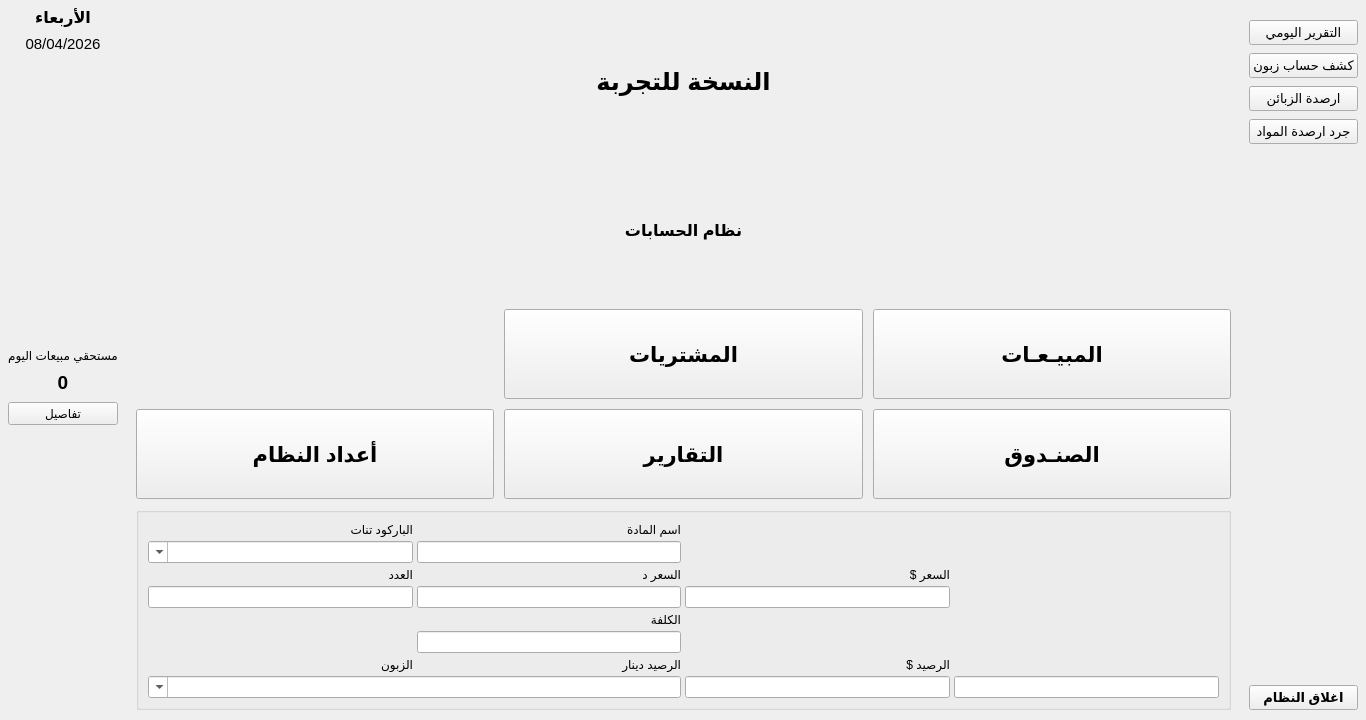
<?xml version="1.0" encoding="UTF-8"?>
<ui version="4.0">
 <class>MainWindow</class>
 <widget class="QMainWindow" name="MainWindow">
  <property name="geometry">
   <rect>
    <x>0</x>
    <y>0</y>
    <width>1366</width>
    <height>720</height>
   </rect>
  </property>
  <property name="windowTitle">
   <string>نظام المبيعات والمشتريات</string>
  </property>
  <property name="layoutDirection">
   <enum>Qt::RightToLeft</enum>
  </property>
  <widget class="QWidget" name="centralWidget">
   <layout class="QHBoxLayout" name="mainHLayout">
    <property name="spacing">
     <number>0</number>
    </property>
    <property name="margin" stdset="0">
     <number>0</number>
    </property>
    <item>
     <layout class="QVBoxLayout" name="leftVLayout">
      <property name="spacing">
       <number>8</number>
      </property>
      <property name="leftMargin">
       <number>8</number>
      </property>
      <property name="topMargin">
       <number>20</number>
      </property>
      <property name="rightMargin">
       <number>8</number>
      </property>
      <property name="bottomMargin">
       <number>10</number>
      </property>
      <item>
       <widget class="QPushButton" name="btnDailyReport">
        <property name="font">
         <font>
          <family>Tahoma</family>
          <pointsize>10</pointsize>
         </font>
        </property>
        <property name="text">
         <string>التقرير اليومي</string>
        </property>
       </widget>
      </item>
      <item>
       <widget class="QPushButton" name="btnCustomerStatement">
        <property name="font">
         <font>
          <family>Tahoma</family>
          <pointsize>10</pointsize>
         </font>
        </property>
        <property name="text">
         <string>كشف حساب زبون</string>
        </property>
       </widget>
      </item>
      <item>
       <widget class="QPushButton" name="btnCustomerBalances">
        <property name="font">
         <font>
          <family>Tahoma</family>
          <pointsize>10</pointsize>
         </font>
        </property>
        <property name="text">
         <string>ارصدة الزبائن</string>
        </property>
       </widget>
      </item>
      <item>
       <widget class="QPushButton" name="btnInventory">
        <property name="font">
         <font>
          <family>Tahoma</family>
          <pointsize>10</pointsize>
         </font>
        </property>
        <property name="text">
         <string>جرد ارصدة المواد</string>
        </property>
       </widget>
      </item>
      <item>
       <spacer>
        <property name="orientation">
         <enum>Qt::Vertical</enum>
        </property>
        <property name="sizeHint" stdset="0">
         <size>
          <width>20</width>
          <height>40</height>
         </size>
        </property>
       </spacer>
      </item>
      <item>
       <widget class="QPushButton" name="btnClose">
        <property name="font">
         <font>
          <family>Tahoma</family>
          <pointsize>10</pointsize>
          <bold>true</bold>
         </font>
        </property>
        <property name="text">
         <string>اغلاق النظام</string>
        </property>
       </widget>
      </item>
     </layout>
    </item>
    <item>
     <layout class="QVBoxLayout" name="centerVLayout">
      <property name="spacing">
       <number>8</number>
      </property>
      <property name="margin" stdset="0">
       <number>10</number>
      </property>
      <item>
       <widget class="QLabel" name="lblTrial">
        <property name="font">
         <font>
          <family>Tahoma</family>
          <pointsize>18</pointsize>
          <bold>true</bold>
         </font>
        </property>
        <property name="text">
         <string>النسخة للتجربة</string>
        </property>
        <property name="alignment">
         <set>Qt::AlignCenter</set>
        </property>
       </widget>
      </item>
      <item>
       <widget class="QLabel" name="lblCompany">
        <property name="font">
         <font>
          <family>Tahoma</family>
          <pointsize>12</pointsize>
          <bold>true</bold>
         </font>
        </property>
        <property name="text">
         <string>نظام الحسابات</string>
        </property>
        <property name="alignment">
         <set>Qt::AlignCenter</set>
        </property>
       </widget>
      </item>
      <item>
       <layout class="QGridLayout" name="btnGrid">
        <property name="spacing">
         <number>10</number>
        </property>
        <item row="0" column="0">
         <widget class="QPushButton" name="btnSales">
          <property name="minimumSize">
           <size>
            <width>160</width>
            <height>90</height>
           </size>
          </property>
          <property name="font">
           <font>
            <family>Tahoma</family>
            <pointsize>16</pointsize>
            <bold>true</bold>
           </font>
          </property>
          <property name="text">
           <string>المبيـعـات</string>
          </property>
         </widget>
        </item>
        <item row="0" column="1">
         <widget class="QPushButton" name="btnPurchases">
          <property name="minimumSize">
           <size>
            <width>160</width>
            <height>90</height>
           </size>
          </property>
          <property name="font">
           <font>
            <family>Tahoma</family>
            <pointsize>16</pointsize>
            <bold>true</bold>
           </font>
          </property>
          <property name="text">
           <string>المشتريات</string>
          </property>
         </widget>
        </item>
        <item row="1" column="0">
         <widget class="QPushButton" name="btnCashBox">
          <property name="minimumSize">
           <size>
            <width>160</width>
            <height>90</height>
           </size>
          </property>
          <property name="font">
           <font>
            <family>Tahoma</family>
            <pointsize>16</pointsize>
            <bold>true</bold>
           </font>
          </property>
          <property name="text">
           <string>الصنـدوق</string>
          </property>
         </widget>
        </item>
        <item row="1" column="1">
         <widget class="QPushButton" name="btnReports">
          <property name="minimumSize">
           <size>
            <width>160</width>
            <height>90</height>
           </size>
          </property>
          <property name="font">
           <font>
            <family>Tahoma</family>
            <pointsize>16</pointsize>
            <bold>true</bold>
           </font>
          </property>
          <property name="text">
           <string>التقارير</string>
          </property>
         </widget>
        </item>
        <item row="1" column="2">
         <widget class="QPushButton" name="btnSettings">
          <property name="minimumSize">
           <size>
            <width>160</width>
            <height>90</height>
           </size>
          </property>
          <property name="font">
           <font>
            <family>Tahoma</family>
            <pointsize>16</pointsize>
            <bold>true</bold>
           </font>
          </property>
          <property name="text">
           <string>أعداد النظام</string>
          </property>
         </widget>
        </item>
       </layout>
      </item>
      <item>
       <widget class="QGroupBox" name="grpProductInfo">
        <layout class="QGridLayout" name="productGrid">
         <property name="spacing">
          <number>4</number>
         </property>
         <item row="0" column="3">
          <widget class="QLabel" name="lblBarcode">
           <property name="text">
            <string>الباركود تنات</string>
           </property>
          </widget>
         </item>
         <item row="1" column="3">
          <widget class="QComboBox" name="cmbBarcode">
           <property name="editable">
            <bool>true</bool>
           </property>
          </widget>
         </item>
         <item row="0" column="2">
          <widget class="QLabel" name="lblProductName">
           <property name="text">
            <string>اسم المادة</string>
           </property>
          </widget>
         </item>
         <item row="1" column="2">
          <widget class="QLineEdit" name="txtProductName">
           <property name="readOnly">
            <bool>true</bool>
           </property>
          </widget>
         </item>
         <item row="2" column="3">
          <widget class="QLabel" name="lblQty">
           <property name="text">
            <string>العدد</string>
           </property>
          </widget>
         </item>
         <item row="3" column="3">
          <widget class="QLineEdit" name="txtQty">
           <property name="readOnly">
            <bool>true</bool>
           </property>
          </widget>
         </item>
         <item row="2" column="2">
          <widget class="QLabel" name="lblPriceDinar">
           <property name="text">
            <string>السعر د</string>
           </property>
          </widget>
         </item>
         <item row="3" column="2">
          <widget class="QLineEdit" name="txtPriceDinar">
           <property name="readOnly">
            <bool>true</bool>
           </property>
          </widget>
         </item>
         <item row="2" column="1">
          <widget class="QLabel" name="lblPriceUsd">
           <property name="text">
            <string>السعر $</string>
           </property>
          </widget>
         </item>
         <item row="3" column="1">
          <widget class="QLineEdit" name="txtPriceUsd">
           <property name="readOnly">
            <bool>true</bool>
           </property>
          </widget>
         </item>
         <item row="4" column="2">
          <widget class="QLabel" name="lblCost">
           <property name="text">
            <string>الكلفة</string>
           </property>
          </widget>
         </item>
         <item row="5" column="2">
          <widget class="QLineEdit" name="txtCost">
           <property name="readOnly">
            <bool>true</bool>
           </property>
          </widget>
         </item>
         <item row="6" column="3">
          <widget class="QLabel" name="lblCustomer">
           <property name="text">
            <string>الزبون</string>
           </property>
          </widget>
         </item>
         <item row="7" column="2" colspan="2">
          <widget class="QComboBox" name="cmbCustomer">
           <property name="editable">
            <bool>true</bool>
           </property>
          </widget>
         </item>
         <item row="6" column="1">
          <widget class="QLabel" name="lblBalDollar">
           <property name="text">
            <string>الرصيد $</string>
           </property>
          </widget>
         </item>
         <item row="7" column="1">
          <widget class="QLineEdit" name="txtBalDollar">
           <property name="readOnly">
            <bool>true</bool>
           </property>
          </widget>
         </item>
         <item row="6" column="2">
          <widget class="QLabel" name="lblBalDinar">
           <property name="text">
            <string>الرصيد دينار</string>
           </property>
          </widget>
         </item>
         <item row="7" column="0">
          <widget class="QLineEdit" name="txtBalDinar">
           <property name="readOnly">
            <bool>true</bool>
           </property>
          </widget>
         </item>
        </layout>
       </widget>
      </item>
     </layout>
    </item>
    <item>
     <layout class="QVBoxLayout" name="rightVLayout">
      <property name="spacing">
       <number>8</number>
      </property>
      <property name="margin" stdset="0">
       <number>8</number>
      </property>
      <item>
       <widget class="QLabel" name="lblDay">
        <property name="font">
         <font>
          <family>Tahoma</family>
          <pointsize>12</pointsize>
          <bold>true</bold>
         </font>
        </property>
        <property name="text">
         <string>الأربعاء</string>
        </property>
        <property name="alignment">
         <set>Qt::AlignCenter</set>
        </property>
       </widget>
      </item>
      <item>
       <widget class="QLabel" name="lblDate">
        <property name="font">
         <font>
          <family>Tahoma</family>
          <pointsize>11</pointsize>
         </font>
        </property>
        <property name="text">
         <string>08/04/2026</string>
        </property>
        <property name="alignment">
         <set>Qt::AlignCenter</set>
        </property>
       </widget>
      </item>
      <item>
       <spacer>
        <property name="orientation">
         <enum>Qt::Vertical</enum>
        </property>
        <property name="sizeHint" stdset="0">
         <size>
          <width>20</width>
          <height>20</height>
         </size>
        </property>
       </spacer>
      </item>
      <item>
       <widget class="QLabel" name="lblTodaySalesTitle">
        <property name="font">
         <font>
          <family>Tahoma</family>
          <pointsize>9</pointsize>
         </font>
        </property>
        <property name="text">
         <string>مستحقي مبيعات اليوم</string>
        </property>
        <property name="alignment">
         <set>Qt::AlignCenter</set>
        </property>
       </widget>
      </item>
      <item>
       <widget class="QLabel" name="lblTodaySales">
        <property name="font">
         <font>
          <family>Tahoma</family>
          <pointsize>14</pointsize>
          <bold>true</bold>
         </font>
        </property>
        <property name="text">
         <string>0</string>
        </property>
        <property name="alignment">
         <set>Qt::AlignCenter</set>
        </property>
       </widget>
      </item>
      <item>
       <widget class="QPushButton" name="btnSalesDetails">
        <property name="font">
         <font>
          <family>Tahoma</family>
          <pointsize>9</pointsize>
         </font>
        </property>
        <property name="text">
         <string>تفاصيل</string>
        </property>
       </widget>
      </item>
      <item>
       <spacer>
        <property name="orientation">
         <enum>Qt::Vertical</enum>
        </property>
        <property name="sizeHint" stdset="0">
         <size>
          <width>20</width>
          <height>40</height>
         </size>
        </property>
       </spacer>
      </item>
     </layout>
    </item>
   </layout>
  </widget>
 </widget>
 <resources/>
 <connections/>
</ui>
